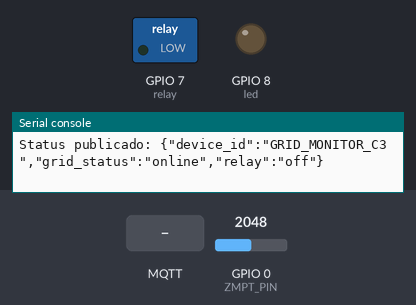
This program was run on a simulated ESP32 board running MicroPython. Shown: switched loads named in the program (green lamp = pin HIGH), output pins drawn as LEDs (lit = HIGH), the last lines printed to the serial console. The inputs (shaded band) are chosen by the test bench; at power-on: GPIO 0 (ZMPT_PIN) = 2048 (analog values on the 0–4095 scale). WiFi joins after 1.5 s; no MQTT or app messages arrive unless stated.

Above: at 2.8 s.
2.9 s: GPIO 0 (ZMPT_PIN) set to 1020
4.9 s: GPIO 0 (ZMPT_PIN) set to 897
At 6.6 s:
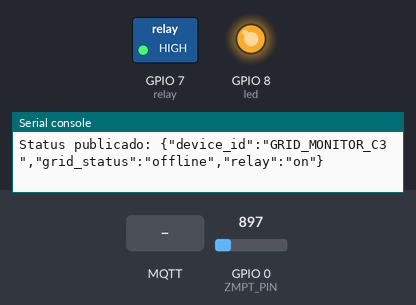
7.3 s: MQTT message "OFF" arrives on the first subscribed topic
At 8.5 s:
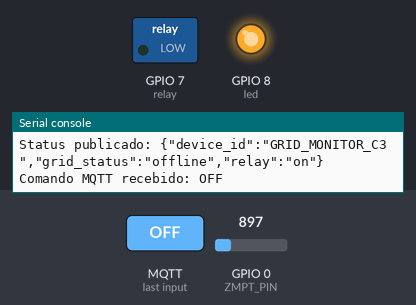
9.4 s: MQTT message "ON" arrives on the first subscribed topic
At 10.6 s:
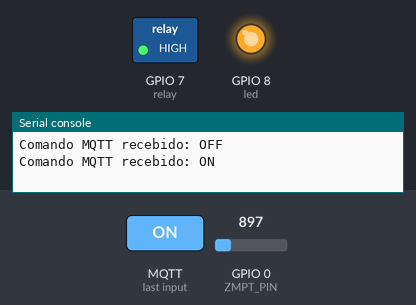
11.4 s: GPIO 0 (ZMPT_PIN) set to 990
At 13.2 s:
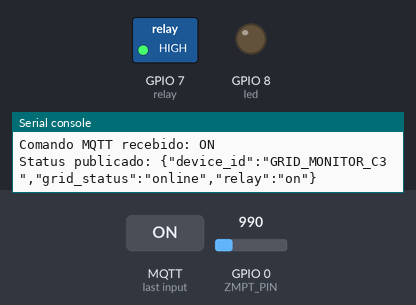
13.6 s: GPIO 0 (ZMPT_PIN) set to 910
At 15.5 s:
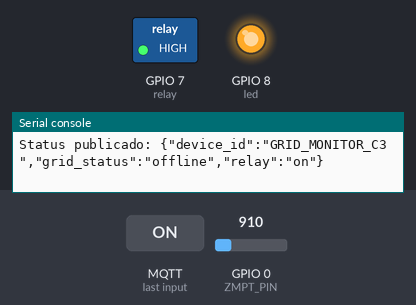
Timing chart, 0 to 16.7 s (numbered marks = the images above; inputs shaded):
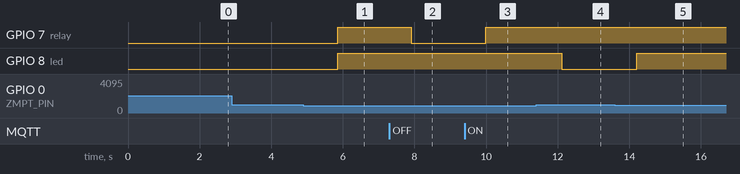

Measured:
- the behaviour switches between 951 and 950 on GPIO 0 (ZMPT_PIN) (found by bisection; images 0 and 1)
- after the input at 2.9 s, every drawn part: stays the same
- after the input at 4.9 s, GPIO 7 (relay), GPIO 8 (led): LOW → HIGH after 0.96 s
- after the input at 7.3 s, GPIO 7 (relay): HIGH → LOW after 0.61 s
- after the input at 9.4 s, GPIO 7 (relay): LOW → HIGH after 0.59 s
- after the input at 11.4 s, GPIO 8 (led): HIGH → LOW after 0.72 s
- after the input at 13.6 s, GPIO 8 (led): LOW → HIGH after 0.60 s

The program:

grid_monitor.py
```python
"""
Micropython Grid Monitor para ESP32-C3
- Monitora rede elétrica via sensor analógico (ex: ZMPT101B)
- Aciona relé para ligar/desligar lâmpada
- Publica eventos via MQTT
"""

import machine
import time
import network
from umqtt.simple import MQTTClient

# Configurações de rede WiFi
WIFI_SSID = 'Homeguard'
WIFI_PASS = 'pu2clr123456'

# Configurações do MQTT
MQTT_SERVER = '192.168.1.102'
MQTT_PORT = 1883
MQTT_USER = 'homeguard'
MQTT_PASS = 'pu2clr123456'
DEVICE_ID = 'GRID_MONITOR_C3'

TOPIC_STATUS = b'home/grid/GRID_MONITOR_C3/status'
TOPIC_COMMAND = b'home/grid/GRID_MONITOR_C3/command'

# Pinos do ESP32-C3 (ajuste conforme seu modelo)
ZMPT_PIN = 0      # ADC0 (GPIO0)
RELAY_PIN = 7     # GPIO7 (verifique no seu Super Mini)
LED_PIN = 8       # GPIO8 (LED onboard, se existir)
GRID_THRESHOLD = 950  # Ajuste conforme seu sensor

adc = machine.ADC(machine.Pin(ZMPT_PIN))
adc.atten(machine.ADC.ATTN_11DB)  # Faixa completa 0-3.3V
relay = machine.Pin(RELAY_PIN, machine.Pin.OUT)
led = machine.Pin(LED_PIN, machine.Pin.OUT)

# Estado do sistema
grid_online = False
relay_manual_override = False
relay_manual_state = False

# Conectar ao WiFi
def connect_wifi():
    wlan = network.WLAN(network.STA_IF)
    wlan.active(True)
    if not wlan.isconnected():
        print('Conectando ao WiFi...')
        wlan.connect(WIFI_SSID, WIFI_PASS)
        while not wlan.isconnected():
            time.sleep(0.5)
    print('WiFi conectado:', wlan.ifconfig())

# Callback para comandos MQTT
def mqtt_callback(topic, msg):
    global relay_manual_override, relay_manual_state
    cmd = msg.decode().strip().upper()
    print('Comando MQTT recebido:', cmd)
    if cmd == 'ON':
        relay_manual_override = True
        relay_manual_state = True
        relay.value(1)
    elif cmd == 'OFF':
        relay_manual_override = True
        relay_manual_state = False
        relay.value(0)
    elif cmd == 'AUTO':
        relay_manual_override = False
    elif cmd == 'STATUS':
        publish_status(mqtt_callback.client)

# Publicar status via MQTT
def publish_status(client):
    status = '{"device_id":"%s","grid_status":"%s","relay":"%s"}' % (
        DEVICE_ID,
        'online' if grid_online else 'offline',
        'on' if relay.value() else 'off')
    client.publish(TOPIC_STATUS, status)
    print('Status publicado:', status)

# Loop principal
def main():
    global grid_online
    connect_wifi()
    client = MQTTClient(DEVICE_ID, MQTT_SERVER, port=MQTT_PORT, user=MQTT_USER, password=MQTT_PASS)
    client.set_callback(mqtt_callback)
    mqtt_callback.client = client  # Passa client para o callback
    client.connect()
    client.subscribe(TOPIC_COMMAND)
    print('MQTT conectado e inscrito em', TOPIC_COMMAND)
    last_grid_online = None
    while True:
        client.check_msg()
        # Múltiplas leituras para robustez
        max_val = 0
        for _ in range(20):
            val = adc.read()
            if val > max_val:
                max_val = val
            time.sleep_ms(2)
        grid_online = max_val > GRID_THRESHOLD
        # Controle do relé
        if relay_manual_override:
            relay.value(1 if relay_manual_state else 0)
        else:
            relay.value(0 if grid_online else 1)  # Liga relé se falta energia
        # LED status
        led.value(0 if grid_online else 1)
        # Publica status se houver mudança
        if last_grid_online is None or last_grid_online != grid_online:
            publish_status(client)
            last_grid_online = grid_online
        time.sleep(1)

if __name__ == '__main__':
    main()
```
